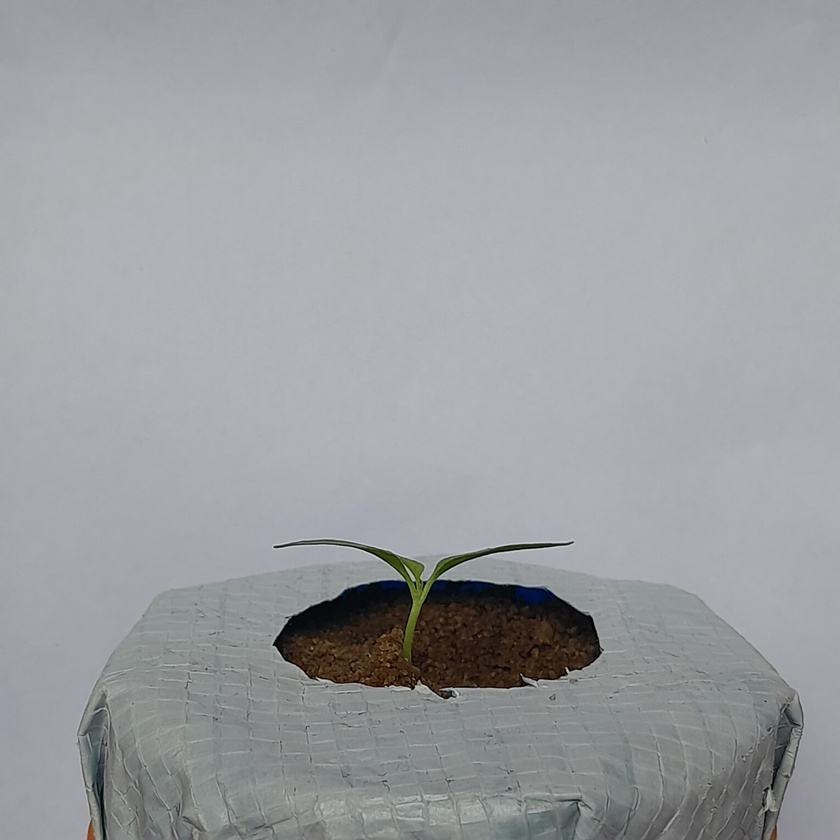
#> input picture Monitoring_Plant_Growth/side_view_pics/a.jpg, 840 x 840 px, shrunk from 3056 x 3056 before the run; its folder holds only this picture in this run
$ jupyter execute Height_measurment.ipynb
#> lines starting #> are read from the running program, lines starting #| are printed output that depends on the picture; after the words box and inside, x2 and y2 are one past the last pixel; in counts of white or black regions, pixels touching at a corner belong together
[cell 1]
import cv2
import numpy as np
import matplotlib.pyplot as plt
import os

image_folder = "side_view_pics"  # Folder containing side view images
valid_extensions = ('.jpg', '.jpeg', '.png')  # Supported image formats

plant_heights = []
image_files = [f for f in os.listdir(image_folder) if f.lower().endswith(valid_extensions)]

for idx, filename in enumerate(sorted(image_files), 1):
    image_path = os.path.join(image_folder, filename)
    image = cv2.imread(image_path)
#> image is the input picture: shape (840, 840, 3); mean B, G, R 161.2, 157.6, 156.4
    if image is None:
        print(f"Error: Could not load image {filename}")
        continue

    gray = cv2.cvtColor(image, cv2.COLOR_BGR2GRAY)
    blurred = cv2.GaussianBlur(gray, (5, 5), 0)
    edges = cv2.Canny(blurred, 50, 150)
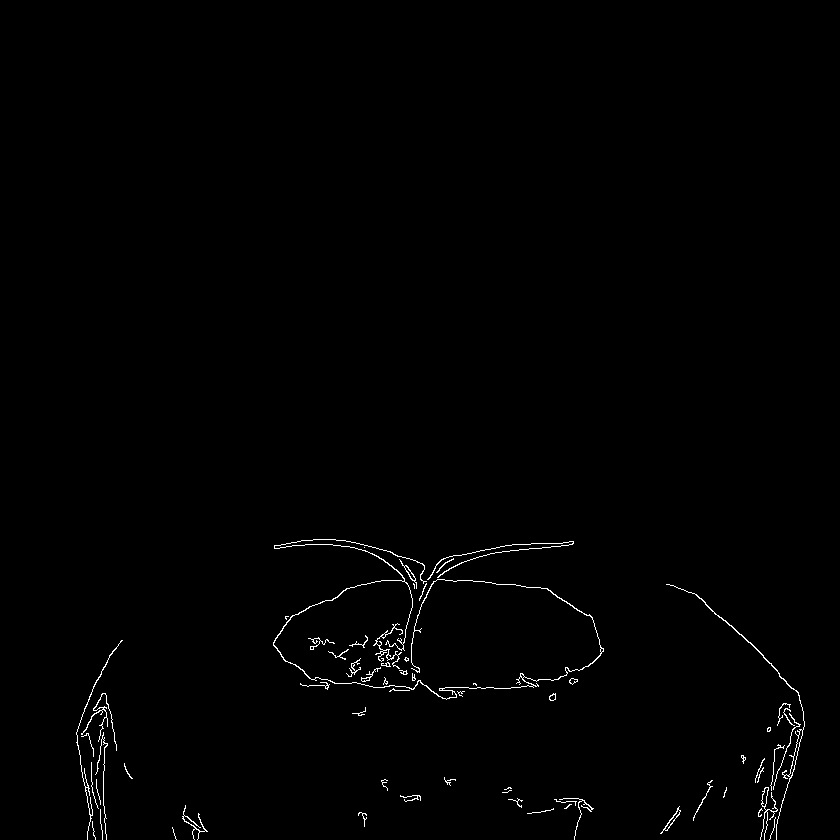
#> edges: shape (840, 840); 0.74% white in thin lines or dots, all inside (x1, y1, x2, y2) = (76, 539, 805, 840)

    kernel = np.ones((5, 5), np.uint8)
    edges = cv2.morphologyEx(edges, cv2.MORPH_CLOSE, kernel)
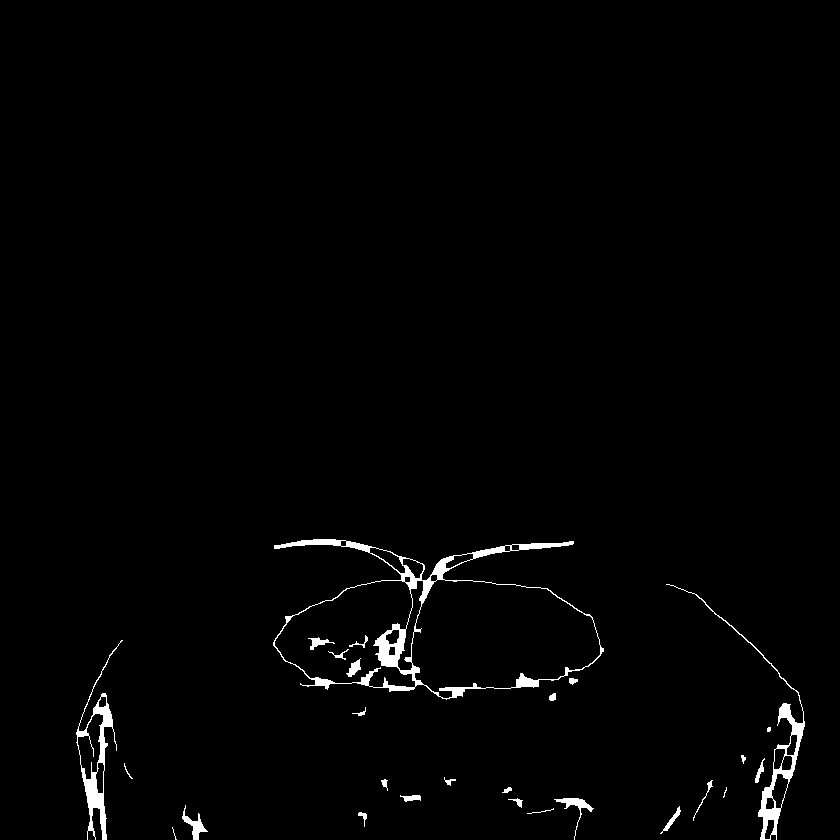
#> edges: shape (840, 840); 1.4% white; 27 white regions (3 under 20 px)

    contours, _ = cv2.findContours(edges, cv2.RETR_EXTERNAL, cv2.CHAIN_APPROX_SIMPLE)
#> contours = 23 contours, 7 with area under 20; largest, box (x1, y1, x2, y2) and area: (273, 539, 604, 700) 31443, (76, 640, 123, 840) 2492, (666, 584, 805, 840) 2287, (182, 805, 208, 840) 218, (554, 798, 594, 840) 204

    if contours:
        plant_contour = max(contours, key=cv2.contourArea)
#> plant_contour = contour of 493 points, box (x1, y1, x2, y2) (273, 539, 604, 700), area 31443
        x, y, w, h = cv2.boundingRect(plant_contour)
#> x = 273; y = 539; w = 331; h = 161

        cv2.rectangle(image, (x, y), (x + w, y + h), (0, 255, 0), 2)
        cv2.line(image, (x + w // 2, y), (x + w // 2, y + h), (255, 0, 0), 6)

        height = h
#> height = 161
        plant_heights.append(height)

        cv2.putText(image, f'Height: {height} px', (x, y - 50),
                    cv2.FONT_HERSHEY_SIMPLEX, 3, (255, 0, 0), 6)
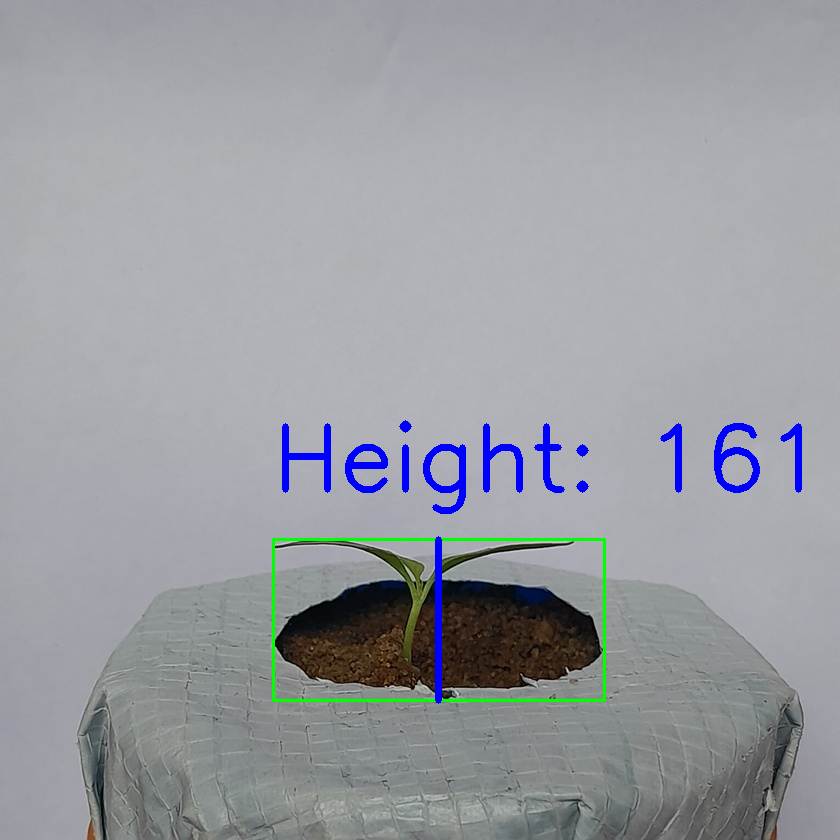
#> image: shape (840, 840, 3); mean B, G, R 161.8, 155.9, 153.7

        print(f"[{idx}] Processed: {filename}")
        print(f"  → Plant height: {height} pixels")
#|   → Plant height: 161 pixels

        # Convert BGR image to RGB for displaying in Matplotlib
        image_rgb = cv2.cvtColor(image, cv2.COLOR_BGR2RGB)

        # Show image and graph together
        fig, axs = plt.subplots(1, 2, figsize=(8, 4))

        # Plant image with bounding box and height line
        axs[0].imshow(image_rgb)
        axs[0].set_title(f"{filename}\nPlant Height: {height} px")
        axs[0].axis('off')

        # Height progression graph
        axs[1].plot(plant_heights, marker='o', linestyle='-')
        axs[1].set_title("Plant Height Over Time")
        axs[1].set_xlabel("Image Index")
        axs[1].set_ylabel("Height (pixels)")
        axs[1].grid(True)

        plt.tight_layout()
        plt.show()
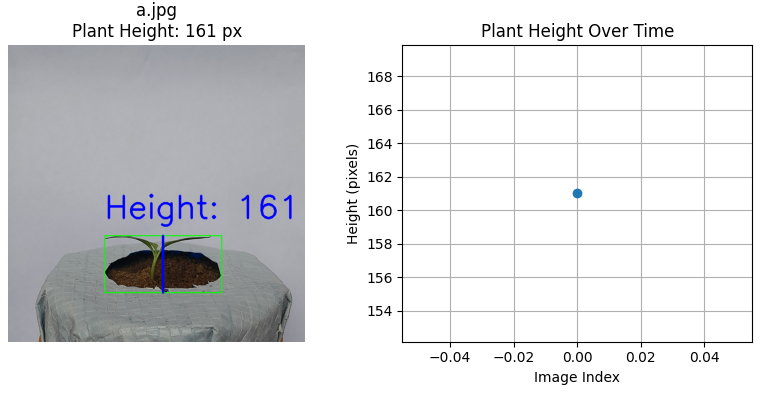
#> figure drawn by matplotlib, 2 panels

    else:
        print(f"[{idx}] No plant contour detected in {filename}")
        continue

$ run again, on Monitoring_Plant_Growth/side_view_pics/e.jpg
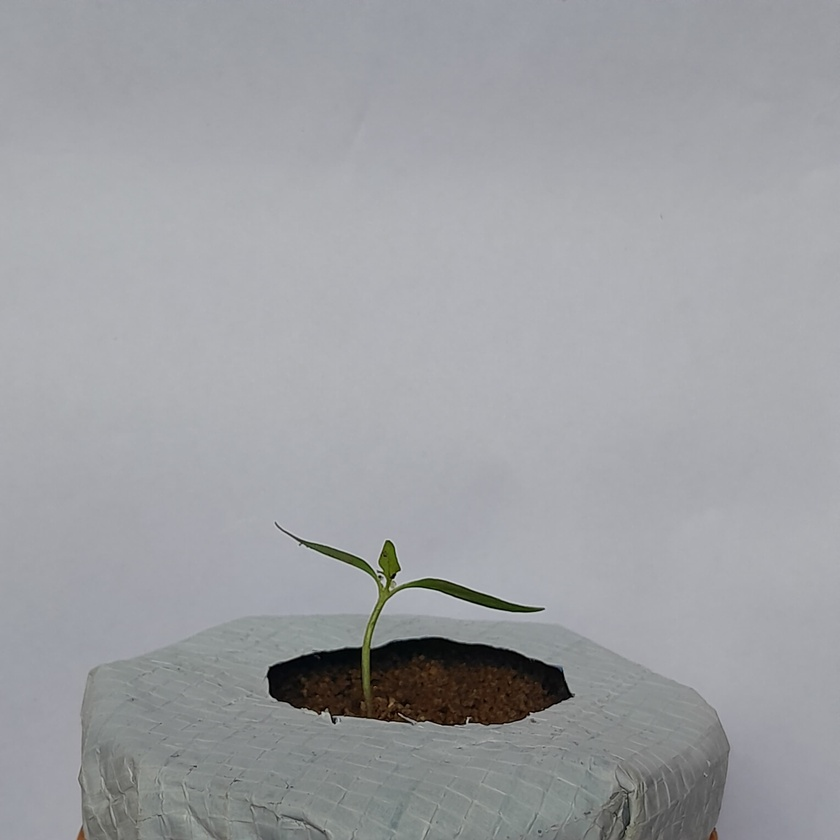
#> input picture Monitoring_Plant_Growth/side_view_pics/e.jpg, 840 x 840 px, shrunk from 3056 x 3056 before the run
#> image is the input picture: shape (840, 840, 3); mean B, G, R 162.5, 158.9, 157.5
#> `edges = cv2.morphologyEx(edges, cv2.MORPH_CLOSE, kernel)`:
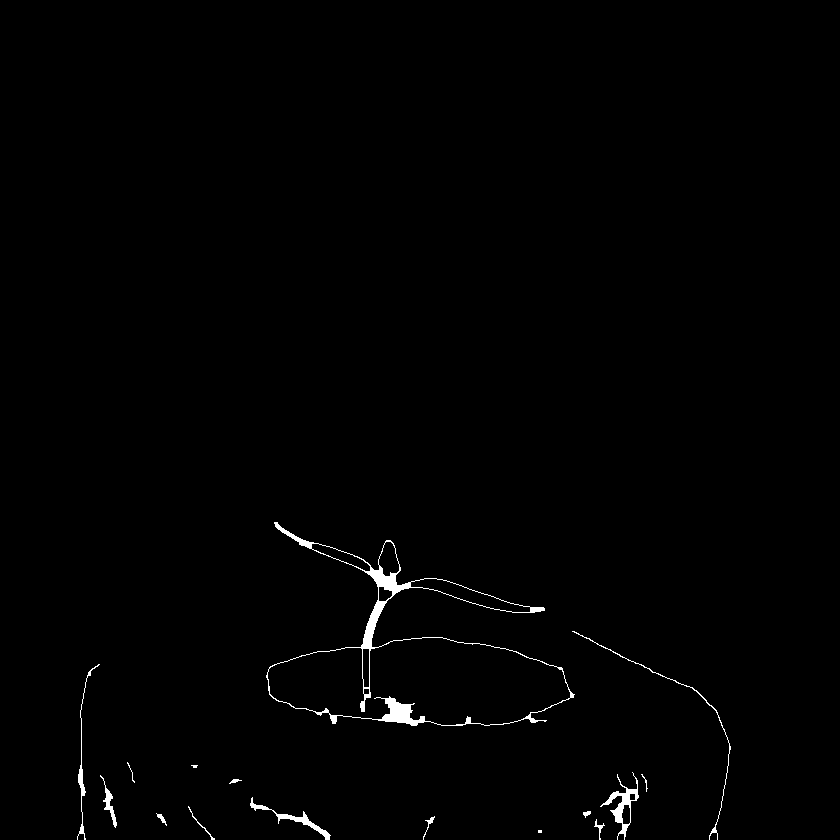
#> edges: shape (840, 840); 0.81% white; 16 white regions (2 under 20 px)
#> contours = 16 contours, 5 with area under 20; largest, box (x1, y1, x2, y2) and area: (266, 522, 575, 726) 23748, (600, 772, 639, 840) 623, (250, 797, 331, 840) 332, (100, 775, 117, 828) 148, (77, 664, 100, 840) 141
#> plant_contour = contour of 688 points, box (x1, y1, x2, y2) (266, 522, 575, 726), area 23748
#> x = 266; y = 522; w = 309; h = 204
#|   → Plant height: 204 pixels
#> `plt.show()`:
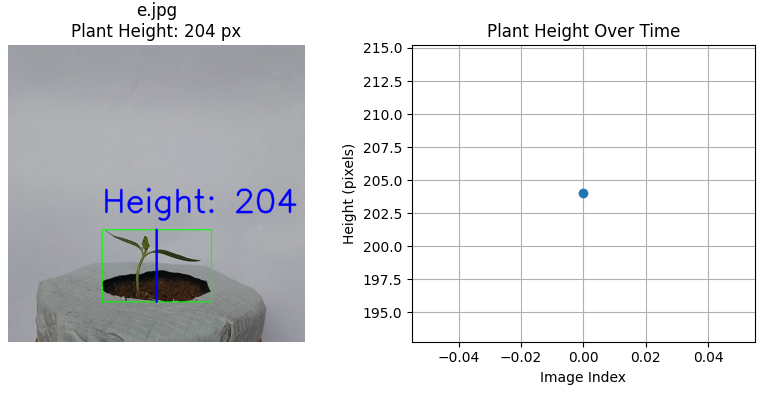
#> figure drawn by matplotlib, 2 panels

$ run again, on Monitoring_Plant_Growth/side_view_pics/f.jpg
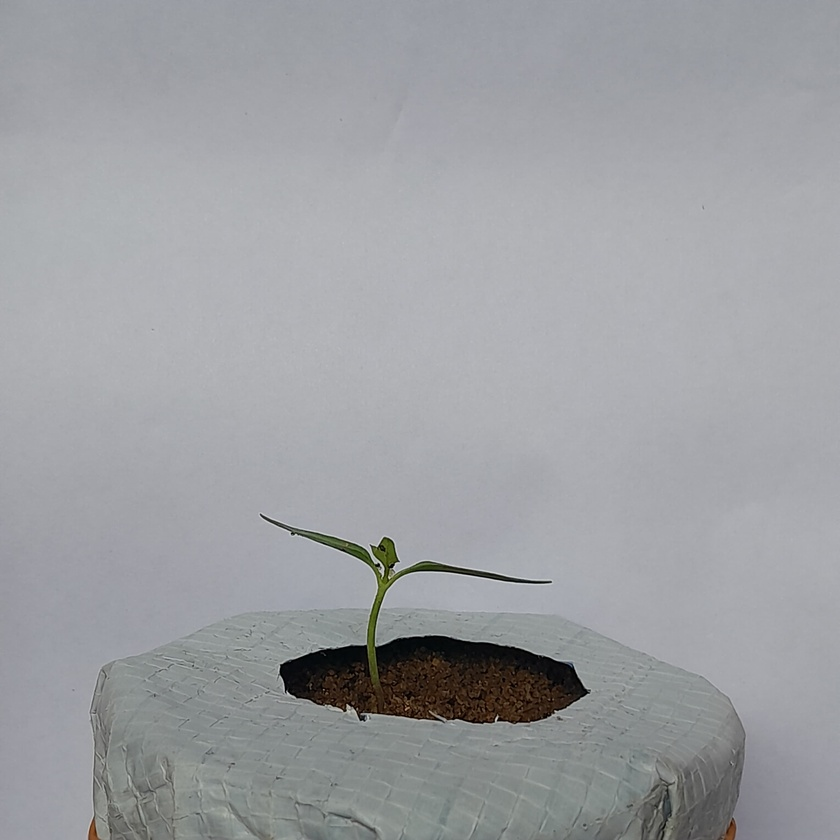
#> input picture Monitoring_Plant_Growth/side_view_pics/f.jpg, 840 x 840 px, shrunk from 3056 x 3056 before the run
#> image is the input picture: shape (840, 840, 3); mean B, G, R 162.2, 158.8, 157.1
#> `edges = cv2.morphologyEx(edges, cv2.MORPH_CLOSE, kernel)`:
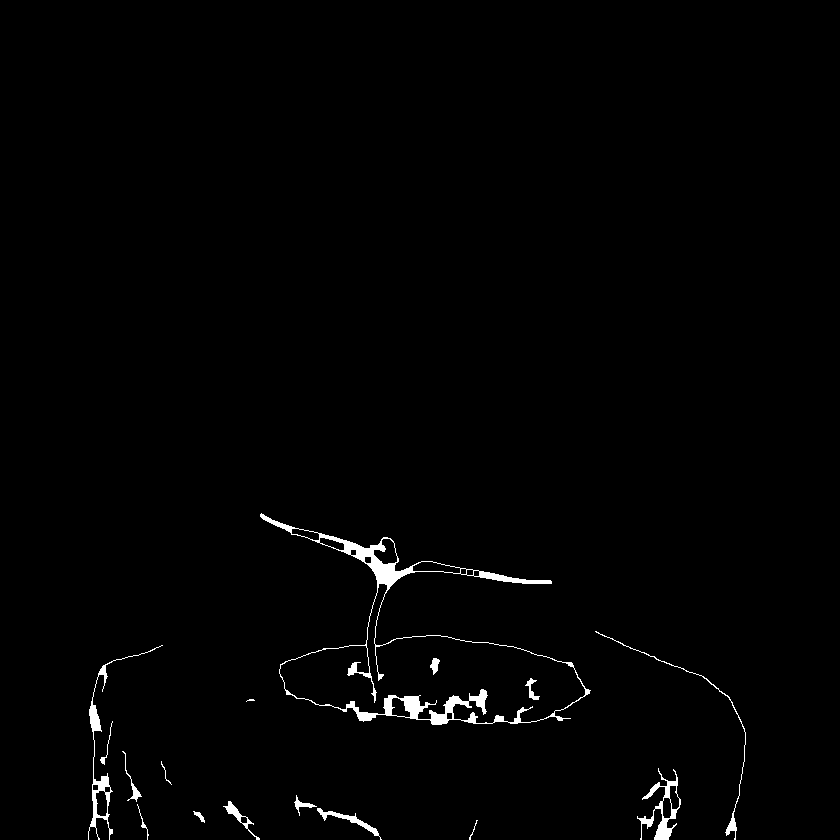
#> edges: shape (840, 840); 1.2% white; 16 white regions (1 under 20 px)
#> contours = 14 contours, 4 with area under 20; largest, box (x1, y1, x2, y2) and area: (260, 513, 591, 725) 23501, (88, 645, 163, 840) 944, (637, 768, 681, 840) 940, (317, 808, 382, 840) 264, (223, 801, 260, 840) 215
#> plant_contour = contour of 621 points, box (x1, y1, x2, y2) (260, 513, 591, 725), area 23501
#> x = 260; y = 513; w = 331; h = 212
#|   → Plant height: 212 pixels
#> `plt.show()`:
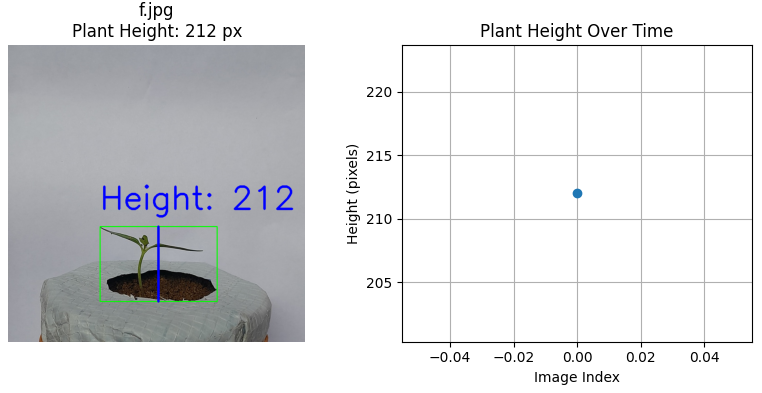
#> figure drawn by matplotlib, 2 panels

$ run again, on Monitoring_Plant_Growth/side_view_pics/g.jpg
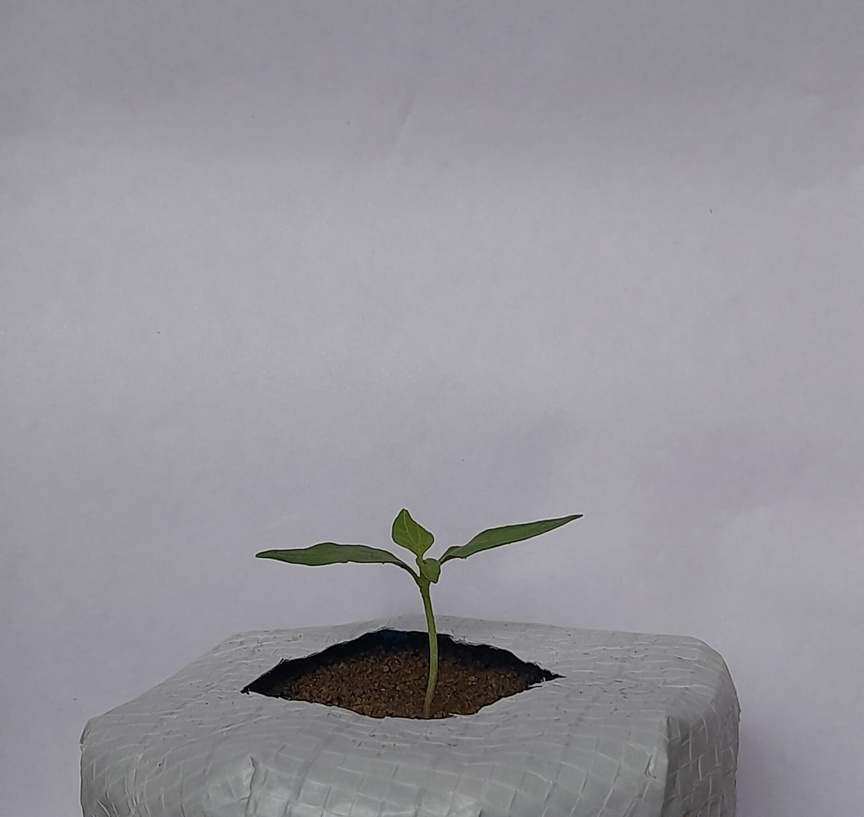
#> input picture Monitoring_Plant_Growth/side_view_pics/g.jpg, 864 x 817 px, shrunk from 3056 x 2889 before the run
#> image is the input picture: shape (817, 864, 3); mean B, G, R 156.3, 149.8, 151
#> `edges = cv2.morphologyEx(edges, cv2.MORPH_CLOSE, kernel)`:
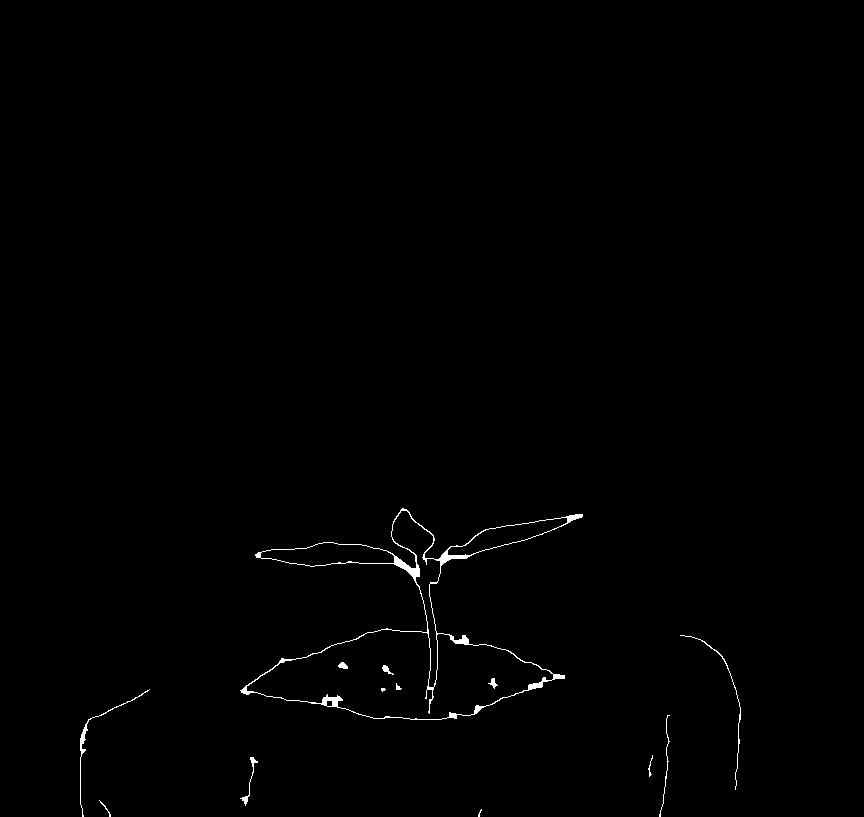
#> edges: shape (817, 864); 0.54% white; 13 white regions (2 under 20 px)
#> contours = 8 contours, 4 with area under 20; largest, box (x1, y1, x2, y2) and area: (240, 508, 583, 720) 24313, (80, 689, 150, 817) 98, (240, 757, 258, 806) 57, (680, 635, 741, 790) 34
#> plant_contour = contour of 637 points, box (x1, y1, x2, y2) (240, 508, 583, 720), area 24313
#> x = 240; y = 508; w = 343; h = 212
#|   → Plant height: 212 pixels
#> `plt.show()`:
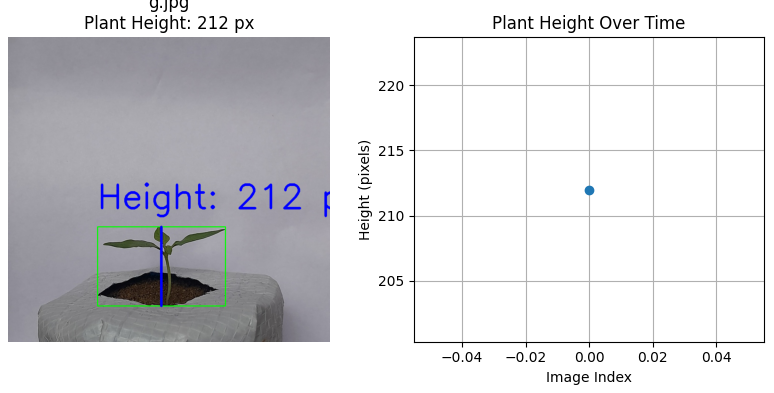
#> figure drawn by matplotlib, 2 panels
